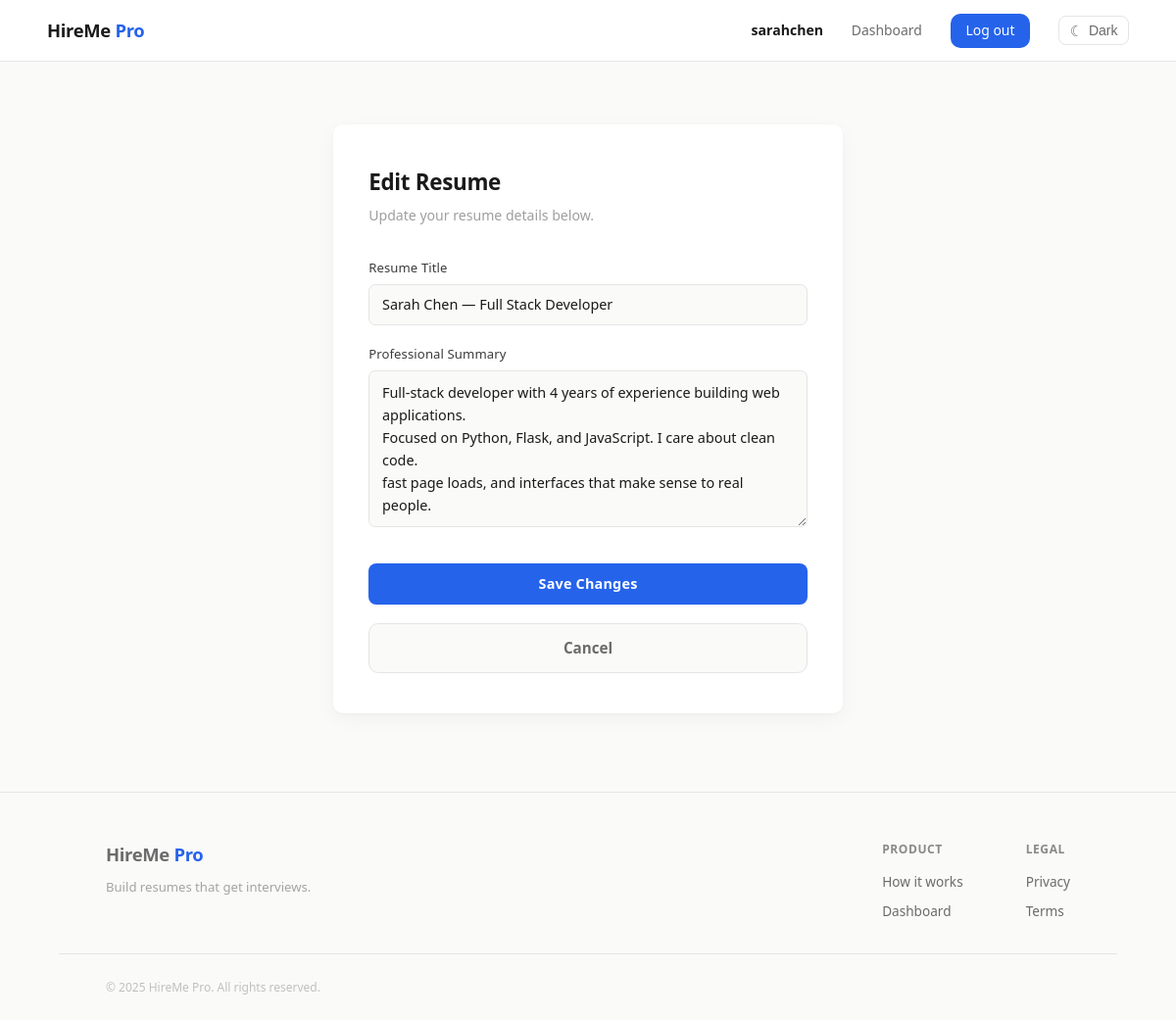
/resume/1/edit (signed in), run on the app's committed database.
### app/models.py (models this page shows, shortened)
class User(UserMixin, db.Model):
    __tablename__ = "users"
    id = db.Column(db.Integer, primary_key=True)
    username = db.Column(db.String(80), unique=True, nullable=False)
    email = db.Column(db.String(120), unique=True, nullable=False, index=True)
    password_hash = db.Column(db.String(256), nullable=False)
    created_at = db.Column(db.DateTime, default=datetime.utcnow)
    resumes = db.relationship(
        "Resume", backref="owner", lazy=True, cascade="all, delete-orphan"
    )

class Resume(db.Model):
    __tablename__ = "resumes"
    id = db.Column(db.Integer, primary_key=True)
    user_id = db.Column(db.Integer, db.ForeignKey("users.id"), nullable=False)
    title = db.Column(db.String(150), nullable=False, default="Untitled Resume")
    summary = db.Column(db.Text, default="")
    created_at = db.Column(db.DateTime, default=datetime.utcnow)
    updated_at = db.Column(db.DateTime, default=datetime.utcnow, onupdate=datetime.utcnow)
    educations = db.relationship(
        "Education", backref="resume", lazy=True, cascade="all, delete-orphan"
    )
    experiences = db.relationship(
        "Experience", backref="resume", lazy=True, cascade="all, delete-orphan"
    )
    skills = db.relationship(
        "Skill", backref="resume", lazy=True, cascade="all, delete-orphan"
    )

### app/routes.py (the view, shortened to what this page needs)
@main.route("/resume/<int:id>/edit", methods=["GET", "POST"])
@login_required
def edit_resume(id):
    resume = get_user_resume(id)
    return render_template("resume_form.html", resume=resume)

### app/models.py (called while the page is built)
@login_manager.user_loader
def load_user(user_id):
    return User.query.get(int(user_id))

### app/routes.py (called while the page is built)
def get_user_resume(resume_id):
    resume = db.session.get(Resume, resume_id)
    if resume is None:
        abort(404)
    if resume.user_id != current_user.id:
        abort(403)
    return resume

### app/templates/resume_form.html (shortened to what this page needs)
{% extends "base.html" %}
{% block content %}
<section class="auth-section">
    <div class="auth-card resume-form-card">
        {% if resume %}
            <h2>Edit Resume</h2>
            <p class="auth-subtitle">Update your resume details below.</p>
        {% else %}
            <h2>Create a New Resume</h2>
            <p class="auth-subtitle">Give it a name and a brief summary to get started.</p>
        {% endif %}
        <form method="POST" action="{% if resume %}{{ url_for('main.edit_resume', id=resume.id) }}{% else %}{{ url_for('main.create_resume') }}{% endif %}">
            <div class="form-group">
                <label for="title">Resume Title</label>
                <input type="text" id="title" name="title" required
                       maxlength="150"
                       placeholder="e.g. Software Engineer — 2025"
                       value="{{ resume.title if resume else '' }}">
            </div>
            <div class="form-group">
                <label for="summary">Professional Summary</label>
                <textarea id="summary" name="summary" rows="6"
                          placeholder="Write a brief overview of your experience, skills, and career goals...">{{ resume.summary if resume else '' }}</textarea>
            </div>
            <div class="form-actions">
                <button type="submit" class="btn-primary btn-full">
                    {% if resume %}Save Changes{% else %}Create Resume{% endif %}
                </button>
                <a href="{% if resume %}{{ url_for('main.resume_detail', id=resume.id) }}{% else %}{{ url_for('main.dashboard') }}{% endif %}" class="btn-secondary btn-full">Cancel</a>
            </div>
        </form>
    </div>
</section>
{% endblock %}

### app/templates/base.html (shortened to what this page needs)
<!DOCTYPE html>
<html lang="en">
<head>
    <link rel="stylesheet" href="{{ url_for('static', filename='css/main.css') }}">
</head>
<body>
    <nav class="navbar">
        <a href="{{ url_for('main.home') }}" class="logo">HireMe <span>Pro</span></a>
        <div class="nav-links">
            {% if current_user.is_authenticated %}
                <span class="nav-user">{{ current_user.username }}</span>
                <a href="{{ url_for('main.dashboard') }}">Dashboard</a>
                <a href="{{ url_for('main.logout') }}" class="btn-nav">Log out</a>
            {% else %}
                <a href="{{ url_for('main.login') }}">Log in</a>
                <a href="{{ url_for('main.register') }}" class="btn-nav">Sign up</a>
            {% endif %}
            <button id="theme-toggle" class="theme-toggle" type="button" aria-label="Toggle theme">
                <span class="toggle-icon">&#9790;</span>
                <span class="toggle-label">Dark</span>
            </button>
        </div>
    </nav>
    <main class="container">
        {% block content %}{% endblock %}
    </main>
    <footer class="site-footer">
        <div class="footer-inner">
            <div class="footer-brand">
                <a href="{{ url_for('main.home') }}" class="logo">HireMe <span>Pro</span></a>
                <p>Build resumes that get interviews.</p>
            </div>
            <div class="footer-links">
                <div class="footer-col">
                    <h4>Product</h4>
                    <a href="{{ url_for('main.home') }}#how-it-works">How it works</a>
                    {% if current_user.is_authenticated %}
                        <a href="{{ url_for('main.dashboard') }}">Dashboard</a>
                    {% else %}
                        <a href="{{ url_for('main.register') }}">Sign up</a>
                        <a href="{{ url_for('main.login') }}">Log in</a>
                    {% endif %}
                </div>
                <div class="footer-col">
                    <h4>Legal</h4>
                    <a href="#">Privacy</a>
                    <a href="#">Terms</a>
                </div>
            </div>
        </div>
        <div class="footer-bottom">
            <p>&copy; 2025 HireMe Pro. All rights reserved.</p>
        </div>
    </footer>
</body>
</html>

### data on the page
User: username "sarahchen"
Resume: title "Sarah Chen — Full Stack Developer", summary "Full-stack developer with 4 years of experience building web applications. Focused on Python, Flask, and JavaScript. I care about clean code. fast page loads, and interfaces that make sense to real people."
